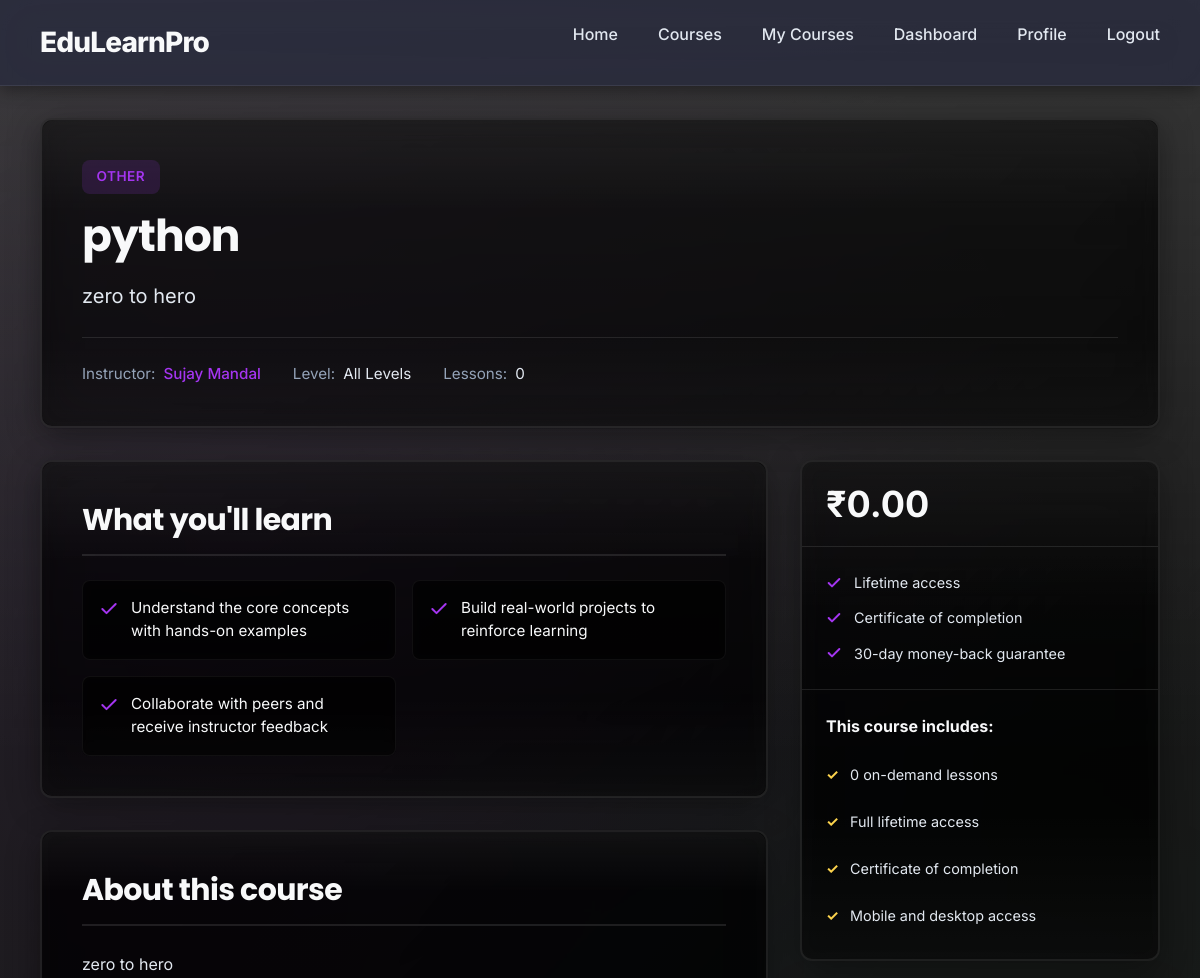
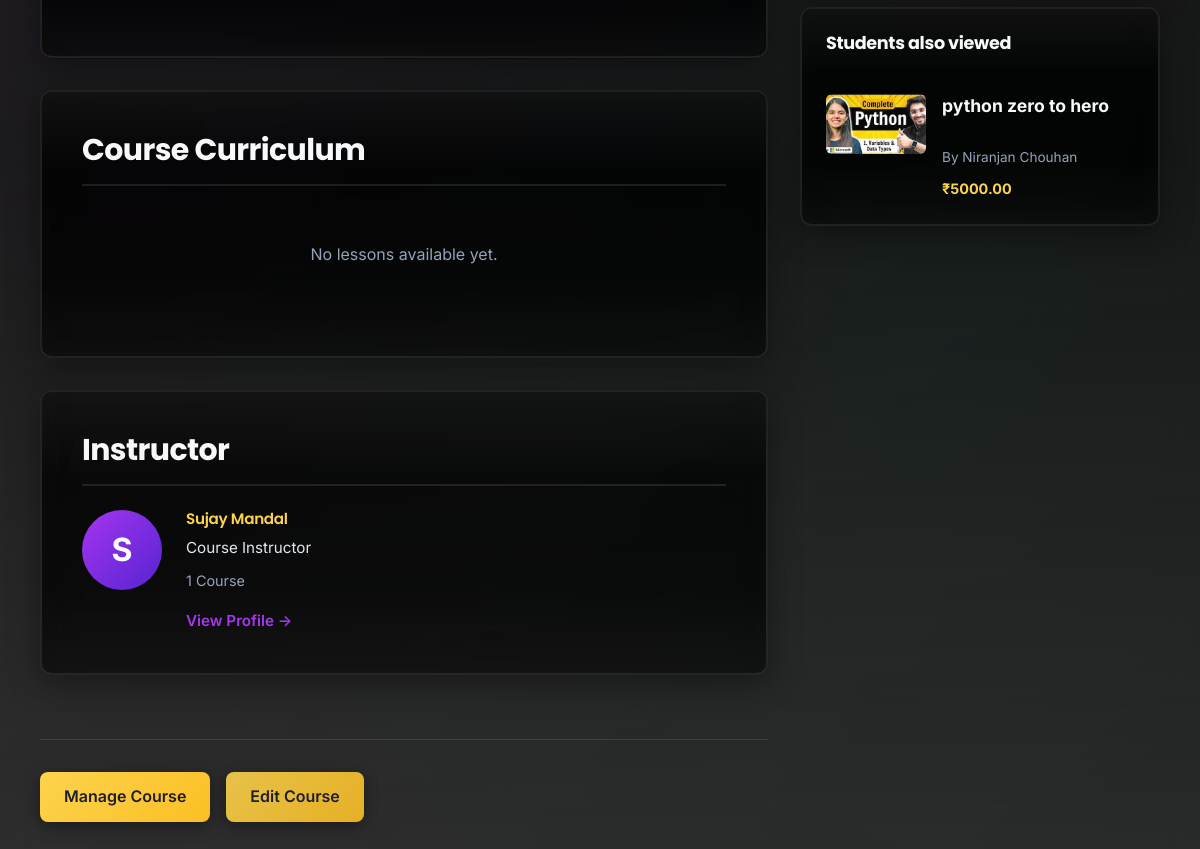
Screenshot of /courses/python/ (signed in) with the database file from the repository (2 pictures, top to bottom).
### courses/models.py (models this page shows, shortened)
class Course(models.Model):
    CATEGORY_CHOICES = (
        ("development", "Development"),
        ("design", "Design"),
        ("marketing", "Marketing"),
        ("business", "Business"),
        ("data", "Data Science"),
        ('programming', "Programming"),
        ("other", "Other"),
    )
    CATEGORY_THUMBNAILS = {
        "development": "https://images.unsplash.com/photo-1518770660439-4636190af475?auto=format&fit=crop&w=1600&q=80",
        "design": "https://images.unsplash.com/photo-1523475472560-d2df97ec485c?auto=format&fit=crop&w=1600&q=80",
        "marketing": "https://images.unsplash.com/photo-1504384308090-c894fdcc538d?auto=format&fit=crop&w=1600&q=80",
        "business": "https://images.unsplash.com/photo-1450101499163-c8848c66ca85?auto=format&fit=crop&w=1600&q=80",
        "data": "https://images.unsplash.com/photo-1517430816045-df4b7de11d1d?auto=format&fit=crop&w=1600&q=80",
        "other": "https://images.unsplash.com/photo-1498050108023-c5249f4df085?auto=format&fit=crop&w=1600&q=80",
    }
    DEFAULT_THUMBNAIL = "https://images.unsplash.com/photo-1522075469751-3a6694fb2f61?auto=format&fit=crop&w=1600&q=80"
    STATUS_CHOICES = (
        ("draft", "Draft"),
        ("published", "Published"),
    )
    LEVEL_CHOICES = (
        ("beginner", "Beginner"),
        ("intermediate", "Intermediate"),
        ("advanced", "Advanced"),
        ("all", "All Levels"),
    )
    title = models.CharField(max_length=200)
    slug = models.SlugField(max_length=220, unique=True, blank=True)
    description = models.TextField(blank=True, null=True)
    instructor = models.ForeignKey(User, on_delete=models.CASCADE, related_name="courses")
    category = models.CharField(max_length=32, choices=CATEGORY_CHOICES, default="other")
    level = models.CharField(max_length=20, choices=LEVEL_CHOICES, default="all")
    thumbnail = models.ImageField(upload_to="course_thumbnails/", blank=True, null=True)
    promo_video_url = models.URLField(
        blank=True,
        null=True,
        help_text="Course preview/intro video URL (YouTube or direct video URL). This video will be displayed on the course detail page."
    )
    learning_outcomes = models.TextField(
        blank=True,
        null=True,
        help_text="List the key learning outcomes (one per line or use bullet points)"
    )
    status = models.CharField(max_length=20, choices=STATUS_CHOICES, default="draft")
    price = models.DecimalField(max_digits=10, decimal_places=2, default=0.00, null=True, blank=True)
    discounted_price = models.DecimalField(max_digits=10, decimal_places=2, default=0.00, null=True, blank=True)
    is_free = models.BooleanField(default=False, help_text="Check if this course is free")
    duration = models.CharField(
        max_length=50,
        blank=True,
        null=True,
        help_text="e.g., '6 weeks', '10 hours', '4 months'"
    )
    created_at = models.DateTimeField(auto_now_add=True)
    updated_at = models.DateTimeField(auto_now=True)
    class Meta:
        ordering = ("title",)

### users/models.py (models this page shows, shortened)
class User(AbstractUser):
    phone = models.CharField(max_length=15, blank=True, null=True)
    bio = models.TextField(blank=True, null=True)
    @property
    def role(self):
        profile = getattr(self, "profile", None)
        return profile.role if profile else None

### courses/views.py (the view)
# urls.py: path("<slug:slug>/", views.detail, name="detail"),
def detail(request, slug):
    course = get_object_or_404(Course.objects.select_related("instructor"), slug=slug)
    is_instructor_owner = (
        request.user.is_authenticated
        and course.instructor == request.user
    )
    if course.status == 'draft' and not is_instructor_owner:
        return HttpResponseForbidden("This course is not available. Only the instructor can view draft courses.")
    if course.status != 'published' and not is_instructor_owner:
        return HttpResponseForbidden("This course is not available.")
    lessons = course.lessons.all()
    related_courses = (
        Course.objects.filter(status='published')
        .exclude(pk=course.pk)
        .select_related("instructor")
        .prefetch_related("lessons")
        [:3]
    )
    if course.learning_outcomes:
        learning_points = [point.strip() for point in course.learning_outcomes.split('\n') if point.strip()]
    else:
        learning_points = [
            "Understand the core concepts with hands-on examples",
            "Build real-world projects to reinforce learning",
            "Collaborate with peers and receive instructor feedback",
        ]
    is_enrolled = False
    enrollment_obj = None
    if request.user.is_authenticated:
        enrollment_qs = Enrollment.objects.filter(user=request.user, course=course)
        if enrollment_qs.exists():
            is_enrolled = True
            enrollment_obj = enrollment_qs.first()
    context = {
        "course": course,
        "lessons": lessons,
        "related_courses": related_courses,
        "learning_points": learning_points,
        "is_enrolled": is_enrolled,
        "enrollment": enrollment_obj,
        "is_instructor_owner": is_instructor_owner,
    }
    return render(request, "courses/course_detail.html", context)

### templates/courses/course_detail.html (shortened to what this page needs)
{% extends 'base.html' %}
{% load static %}
{% block content %}
<div class="course-detail-page">
    <div class="course-content-wrapper">
        <div class="container">
            <div class="course-header">
                <div class="course-badge">{{ course.get_category_display }}</div>
                <h1 class="course-main-title">{{ course.title }}</h1>
                {% if course.description %}
                <p class="course-description-short">{{ course.description|truncatewords:40 }}</p>
                {% endif %}
                <div class="course-meta-info">
                    <div class="meta-item">
                        <span class="meta-label">Instructor:</span>
                        <a href="{% url 'courses:instructor_profile' course.instructor.username %}" class="meta-link">
                            {{ course.instructor.get_full_name|default:course.instructor.username }}
                        </a>
                    </div>
                    <div class="meta-item">
                        <span class="meta-label">Level:</span>
                        <span>{{ course.get_level_display }}</span>
                    </div>
                    <div class="meta-item">
                        <span class="meta-label">Lessons:</span>
                        <span>{{ lessons.count }}</span>
                    </div>
                </div>
            </div>
            <div class="course-layout">
                <div class="course-main">
                    {% if learning_points %}
                    <div class="content-section">
                        <h3 class="section-heading">What you'll learn</h3>
                        <ul class="learn-list">
                            {% for point in learning_points %}
                            <li class="learn-item">
                                <svg class="check-mark" width="20" height="20" viewBox="0 0 20 20" fill="none">
                                    <path d="M16.667 5L7.5 14.167 3.333 10" stroke="currentColor" stroke-width="2" stroke-linecap="round" stroke-linejoin="round"/>
                                </svg>
                                <span>{{ point }}</span>
                            </li>
                            {% endfor %}
                        </ul>
                    </div>
                    {% endif %}
                    {% if course.description %}
                    <div class="content-section">
                        <h3 class="section-heading">About this course</h3>
                        <div class="description-text">
                            {{ course.description|linebreaks }}
                        </div>
                    </div>
                    {% endif %}
                    <div class="content-section">
                        <h3 class="section-heading">Course Curriculum</h3>
                        <div class="curriculum-list">
                            {% for lesson in lessons %}
                            <div class="curriculum-item">
                                <div class="lesson-number">{{ lesson.order }}</div>
                                <div class="lesson-content">
                                    <h4 class="lesson-name">{{ lesson.title }}</h4>
                                </div>
                                {% if is_enrolled or is_instructor_owner %}
                                    <a href="{% url 'courses:lesson' course.slug lesson.pk %}" class="lesson-button">
                                        Watch
                                    </a>
                                {% else %}
                                    <span class="lesson-locked-icon">🔒</span>
                                {% endif %}
                            </div>
                            {% empty %}
                            <p class="no-lessons">No lessons available yet.</p>
                            {% endfor %}
                        </div>
                    </div>
                    <div class="content-section">
                        <h3 class="section-heading">Instructor</h3>
                        <div class="instructor-box">
                            <div class="instructor-avatar-circle">
                                {{ course.instructor.get_full_name|default:course.instructor.username|first|upper }}
                            </div>
                            <div class="instructor-info">
                                <h4 class="instructor-name">{{ course.instructor.get_full_name|default:course.instructor.username }}</h4>
                                <p class="instructor-role">Course Instructor</p>
                                <p class="instructor-courses">{{ course.instructor.courses.count }} Course{{ course.instructor.courses.count|pluralize }}</p>
                                <a href="{% url 'courses:instructor_profile' course.instructor.username %}" class="instructor-link">View Profile →</a>
                            </div>
                        </div>
                    </div>
                    {% if is_instructor_owner %}
                    <div class="instructor-actions">
                        <a href="{% url 'courses:manage' course.slug %}" class="action-btn primary">Manage Course</a>
                        <a href="{% url 'courses:edit' course.slug %}" class="action-btn secondary">Edit Course</a>
                    </div>
                    {% endif %}
                </div>
                <div class="course-sidebar">
                    <div class="purchase-box">
                        <div class="price-box">
                                {% if course.discounted_price and course.discounted_price < course.price %}
                                    <div class="price-row">
                                    <span class="price-old">₹{{ course.price|floatformat:2 }}</span>
                                    <span class="price-main">₹{{ course.discounted_price|floatformat:2 }}</span>
                                    </div>
                                    <div class="discount-tag">
                                        {% widthratio course.discounted_price course.price 100 as discount_percent %}
                                        {% with discount=100|add:"-"|add:discount_percent %}
                                        Save {{ discount|floatformat:0 }}%
                                        {% endwith %}
                                    </div>
                                {% else %}
                                <div class="price-main">₹{{ course.price|floatformat:2 }}</div>
                            {% endif %}
                        </div>
                        <div class="features-box">
                            <div class="feature-row">
                                <svg width="16" height="16" viewBox="0 0 16 16" fill="none">
                                    <path d="M13.333 4L6 11.333 2.667 8" stroke="currentColor" stroke-width="2" stroke-linecap="round" stroke-linejoin="round"/>
                                </svg>
                                <span>Lifetime access</span>
                            </div>
                            <div class="feature-row">
                                <svg width="16" height="16" viewBox="0 0 16 16" fill="none">
                                    <path d="M13.333 4L6 11.333 2.667 8" stroke="currentColor" stroke-width="2" stroke-linecap="round" stroke-linejoin="round"/>
                                </svg>
                                <span>Certificate of completion</span>
                            </div>
                            <div class="feature-row">
                                <svg width="16" height="16" viewBox="0 0 16 16" fill="none">
                                    <path d="M13.333 4L6 11.333 2.667 8" stroke="currentColor" stroke-width="2" stroke-linecap="round" stroke-linejoin="round"/>
                                </svg>
                                <span>30-day money-back guarantee</span>
                            </div>
                        </div>
                        <div class="includes-box">
                            <p class="includes-title">This course includes:</p>
                            <ul class="includes-list">
                                <li>{{ lessons.count }} on-demand lessons</li>
                                <li>Full lifetime access</li>
                                <li>Certificate of completion</li>
                                <li>Mobile and desktop access</li>
                            </ul>
                        </div>
                    </div>
                    {% if related_courses %}
                    <div class="related-box">
                        <h4 class="related-heading">Students also viewed</h4>
                        {% for related in related_courses %}
                        <div class="related-item">
                            {% if related.thumbnail %}
                                <img src="{{ related.thumbnail.url }}" alt="{{ related.title }}" class="related-img">
                            {% endif %}
                            <div class="related-info">
                                <a href="{% url 'courses:detail' related.slug %}" class="related-title">{{ related.title|truncatewords:8 }}</a>
                                <p class="related-author">By {{ related.instructor.get_full_name|default:related.instructor.username }}</p>
                                <p class="related-price">
                                    ₹{{ related.price|floatformat:2 }}
                                </p>
                            </div>
                        </div>
                        {% endfor %}
                    </div>
                    {% endif %}
                </div>
            </div>
        </div>
    </div>
</div>
{% endblock %}

### rows the page displays
Course: category "OTHER", title "python", description "zero to hero", instructor.get_full_name "Sujay Mandal", level "All Levels", count "0", instructor.get_full_name|first "S", instructor.courses.count "1", price "0.00"
Course: thumbnail (picture), title "python zero to hero", instructor.get_full_name "Niranjan Chouhan", price "5000.00"

### other values shown
{{ point }} "Understand the core concepts with hands-on examples" "Build real-world projects to reinforce learning" "Collaborate with peers and receive instructor feedback"
{{ lessons.count }} "0"
